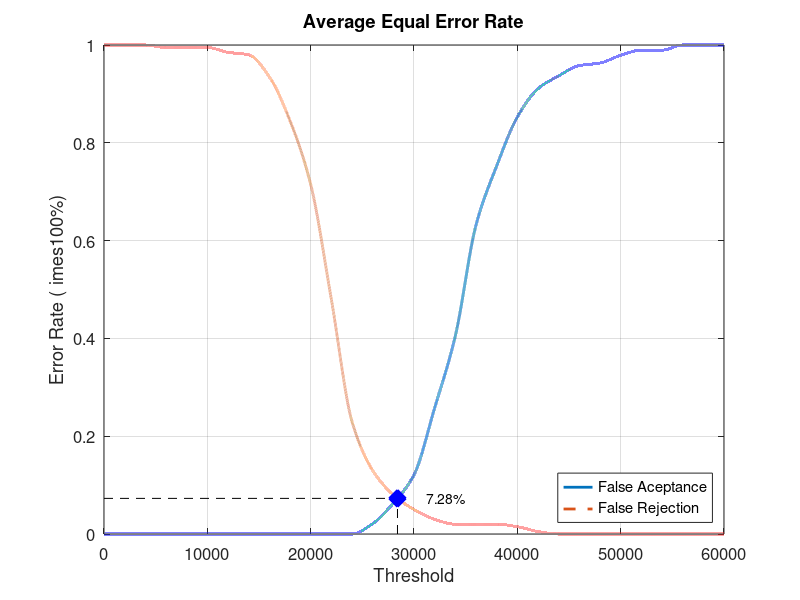
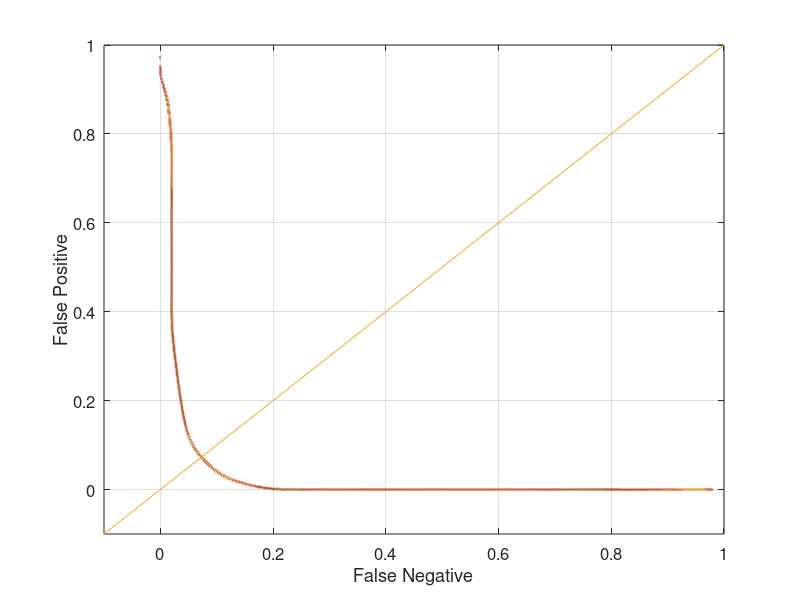

MATLAB code to generate these figures, in order:
close all;
clear;
clc;
x = 0:2000:60000;
xq = 0:0.5:60000;

y0 = [0 0 0 0 0 0 0 0 0 0 0 0 0 0.0210526 0.0631579 0.121053 0.257895 0.405263 0.631579 0.752632 0.852632 0.910526 0.936842 0.957895 0.963158 0.978947 0.989474 0.989474 1 1 1]
yy0 = interp1(x, y0, xq, 'pchip');
y1 = [1 1 1 0.995 0.995 0.995 0.985 0.98 0.935 0.845 0.715 0.48 0.23 0.13 0.08 0.05 0.03 0.02 0.02 0.02 0.015 0.005 0 0 0 0 0 0 0 0 0]
yy1 = interp1(x, y1, xq, 'pchip');

% Calculating EER: 
y2 = abs(y0 - y1);
find(y2 == min(y2))
yy2 = abs(yy0 - yy1);
xEER = find(yy2 == min(yy2));
xEERIndex = xq(xEER) % X-axis EER
yEER = yy0(xEER) % Y-axis EER

main = figure
plot(xq, yy0,'-','LineWidth', 2);	hold on
plot(xq, yy1,'--','LineWidth', 2);	hold on
plot([xEERIndex xEERIndex], [0 yEER], 'k--');	hold on
plot([0 xEERIndex], [yEER yEER], 'k--');	hold on
plot(xEERIndex, yEER, 'bx', 'LineWidth', 10);	hold on
text(xEERIndex + 10 * xEERIndex / 100, yEER, [num2str(round((10000 * yEER)) / 100) '%'])
legend('False Aceptance', 'False Rejection', 'Location', 'SouthEast')
xlabel('Threshold')
ylabel('Error Rate (	imes100%)')
title('Average Equal Error Rate')
set(gca, 'FontSize', 12)
axis([0 60000 0 1])
grid on

print(main, 'Database1_3Main', '-dpng');
FNRxFPR = figure('Color', [1 1 1]);
plot(yy1, yy0, '-', yy1, yy0, 'LineWidth', 2);
hold on
y = -0.1:0.1:1
plot(y, y); 
set(gca, 'FontSize', 12)
xlabel('False Negative')
ylabel('False Positive')
axis([-0.1 1 -0.1 1])
set(gca, 'FontSize', 12)
grid on

print(FNRxFPR, 'Database1_3FNRxFPR','-dpng');
